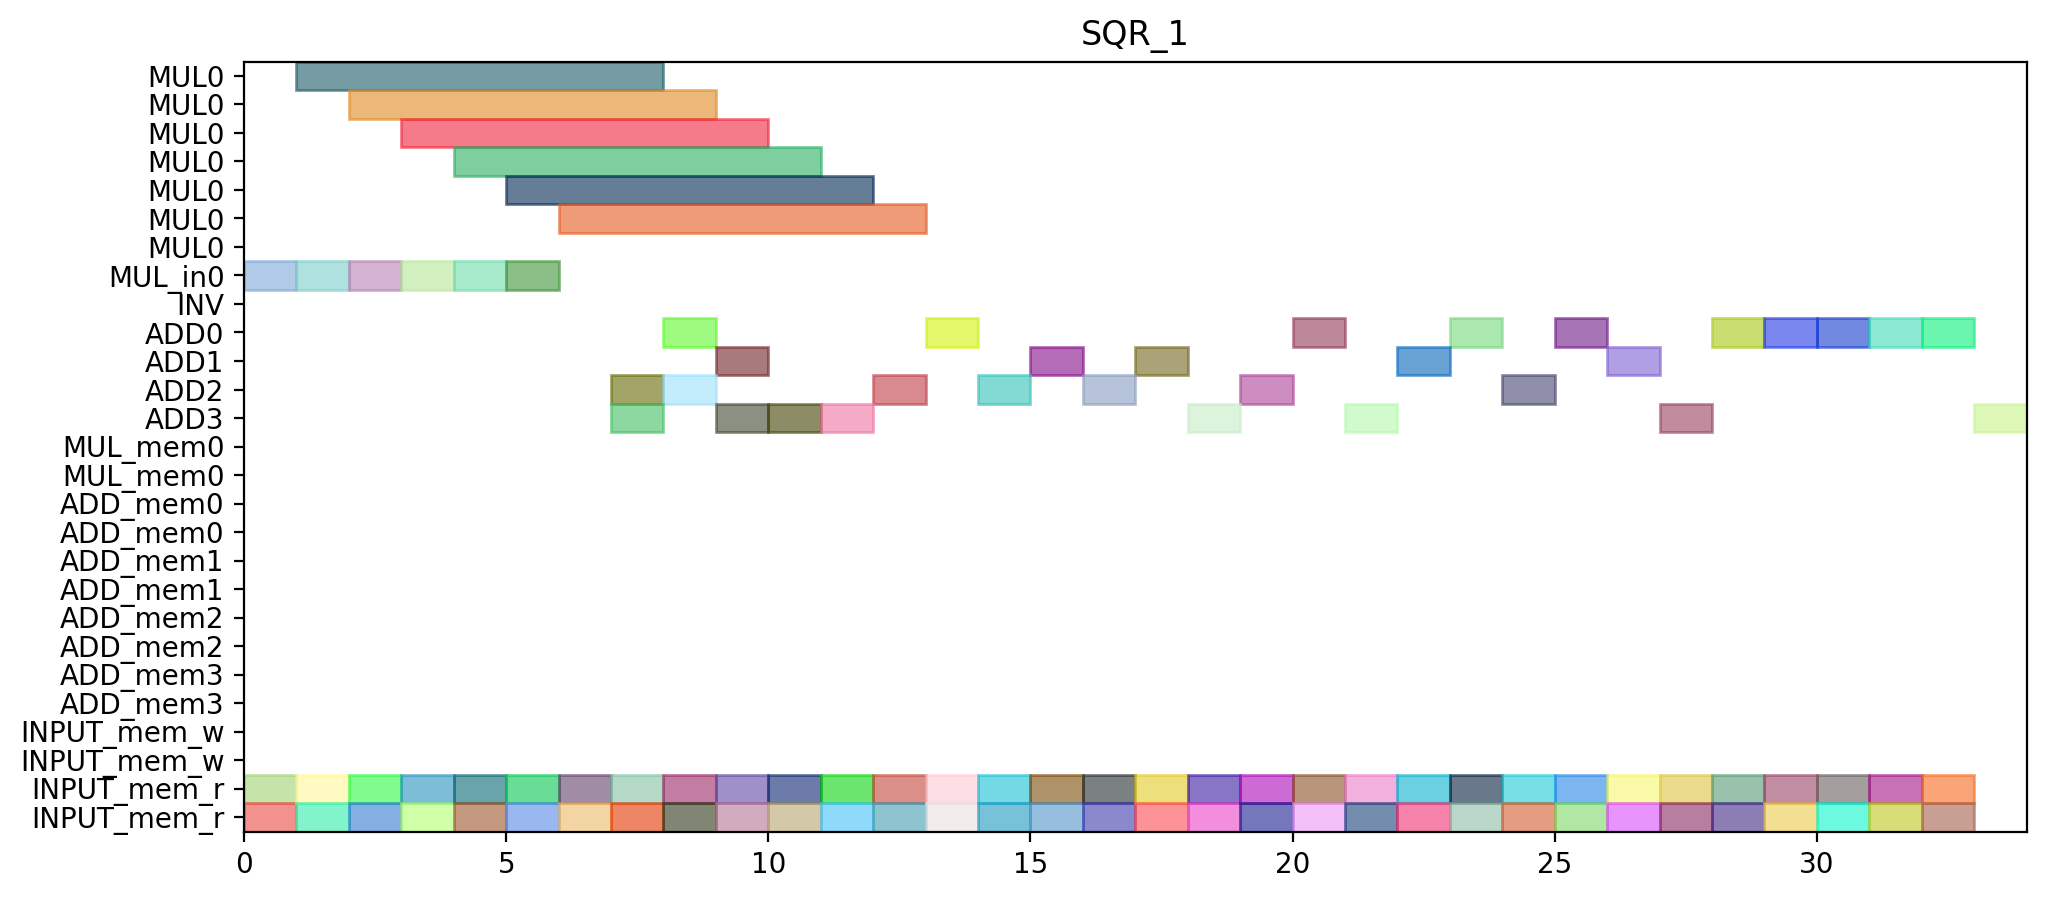

Recreate this plot in Python.
from pyschedule import Scenario, solvers, plotters, alt


def solve():
	horizon = 118
	S = Scenario("SQR_1", horizon=horizon)

	# resource
	MUL = S.Resources('MUL', num=1, size=7)
	MUL_in = S.Resources('MUL_in', num=1)
	INV = S.Resource('INV')
	ADD = S.Resources('ADD', num=4, periods=range(1, horizon))
	MUL_mem = S.Resources('MUL_mem', num=1, size=2)
	ADD_mem = S.Resources('ADD_mem', num=4, size=2)
	INPUT_mem_w = S.Resource('INPUT_mem_w', size=2)
	INPUT_mem_r = S.Resource('INPUT_mem_r', size=2)

	# result of previous scheduling
	c_t2_t3_t1_in = S.Task('c_t2_t3_t1_in', length=1, delay_cost=1)
	S += c_t2_t3_t1_in >= 0
	c_t2_t3_t1_in += MUL_in[0]

	c_t2_t3_t1_mem0 = S.Task('c_t2_t3_t1_mem0', length=1, delay_cost=1)
	S += c_t2_t3_t1_mem0 >= 0
	c_t2_t3_t1_mem0 += INPUT_mem_r

	c_t2_t3_t1_mem1 = S.Task('c_t2_t3_t1_mem1', length=1, delay_cost=1)
	S += c_t2_t3_t1_mem1 >= 0
	c_t2_t3_t1_mem1 += INPUT_mem_r

	c_t1_t3_t0_in = S.Task('c_t1_t3_t0_in', length=1, delay_cost=1)
	S += c_t1_t3_t0_in >= 1
	c_t1_t3_t0_in += MUL_in[0]

	c_t1_t3_t0_mem0 = S.Task('c_t1_t3_t0_mem0', length=1, delay_cost=1)
	S += c_t1_t3_t0_mem0 >= 1
	c_t1_t3_t0_mem0 += INPUT_mem_r

	c_t1_t3_t0_mem1 = S.Task('c_t1_t3_t0_mem1', length=1, delay_cost=1)
	S += c_t1_t3_t0_mem1 >= 1
	c_t1_t3_t0_mem1 += INPUT_mem_r

	c_t2_t3_t1 = S.Task('c_t2_t3_t1', length=7, delay_cost=1)
	S += c_t2_t3_t1 >= 1
	c_t2_t3_t1 += MUL[0]

	c_t1_t3_t0 = S.Task('c_t1_t3_t0', length=7, delay_cost=1)
	S += c_t1_t3_t0 >= 2
	c_t1_t3_t0 += MUL[0]

	c_t2_t3_t0_in = S.Task('c_t2_t3_t0_in', length=1, delay_cost=1)
	S += c_t2_t3_t0_in >= 2
	c_t2_t3_t0_in += MUL_in[0]

	c_t2_t3_t0_mem0 = S.Task('c_t2_t3_t0_mem0', length=1, delay_cost=1)
	S += c_t2_t3_t0_mem0 >= 2
	c_t2_t3_t0_mem0 += INPUT_mem_r

	c_t2_t3_t0_mem1 = S.Task('c_t2_t3_t0_mem1', length=1, delay_cost=1)
	S += c_t2_t3_t0_mem1 >= 2
	c_t2_t3_t0_mem1 += INPUT_mem_r

	c_t0_t3_t1_in = S.Task('c_t0_t3_t1_in', length=1, delay_cost=1)
	S += c_t0_t3_t1_in >= 3
	c_t0_t3_t1_in += MUL_in[0]

	c_t0_t3_t1_mem0 = S.Task('c_t0_t3_t1_mem0', length=1, delay_cost=1)
	S += c_t0_t3_t1_mem0 >= 3
	c_t0_t3_t1_mem0 += INPUT_mem_r

	c_t0_t3_t1_mem1 = S.Task('c_t0_t3_t1_mem1', length=1, delay_cost=1)
	S += c_t0_t3_t1_mem1 >= 3
	c_t0_t3_t1_mem1 += INPUT_mem_r

	c_t2_t3_t0 = S.Task('c_t2_t3_t0', length=7, delay_cost=1)
	S += c_t2_t3_t0 >= 3
	c_t2_t3_t0 += MUL[0]

	c_t0_t3_t1 = S.Task('c_t0_t3_t1', length=7, delay_cost=1)
	S += c_t0_t3_t1 >= 4
	c_t0_t3_t1 += MUL[0]

	c_t1_t3_t1_in = S.Task('c_t1_t3_t1_in', length=1, delay_cost=1)
	S += c_t1_t3_t1_in >= 4
	c_t1_t3_t1_in += MUL_in[0]

	c_t1_t3_t1_mem0 = S.Task('c_t1_t3_t1_mem0', length=1, delay_cost=1)
	S += c_t1_t3_t1_mem0 >= 4
	c_t1_t3_t1_mem0 += INPUT_mem_r

	c_t1_t3_t1_mem1 = S.Task('c_t1_t3_t1_mem1', length=1, delay_cost=1)
	S += c_t1_t3_t1_mem1 >= 4
	c_t1_t3_t1_mem1 += INPUT_mem_r

	c_t0_t3_t0_in = S.Task('c_t0_t3_t0_in', length=1, delay_cost=1)
	S += c_t0_t3_t0_in >= 5
	c_t0_t3_t0_in += MUL_in[0]

	c_t0_t3_t0_mem0 = S.Task('c_t0_t3_t0_mem0', length=1, delay_cost=1)
	S += c_t0_t3_t0_mem0 >= 5
	c_t0_t3_t0_mem0 += INPUT_mem_r

	c_t0_t3_t0_mem1 = S.Task('c_t0_t3_t0_mem1', length=1, delay_cost=1)
	S += c_t0_t3_t0_mem1 >= 5
	c_t0_t3_t0_mem1 += INPUT_mem_r

	c_t1_t3_t1 = S.Task('c_t1_t3_t1', length=7, delay_cost=1)
	S += c_t1_t3_t1 >= 5
	c_t1_t3_t1 += MUL[0]

	c_t0_t3_t0 = S.Task('c_t0_t3_t0', length=7, delay_cost=1)
	S += c_t0_t3_t0 >= 6
	c_t0_t3_t0 += MUL[0]

	c_t1_a1__x10_mem0 = S.Task('c_t1_a1__x10_mem0', length=1, delay_cost=1)
	S += c_t1_a1__x10_mem0 >= 6
	c_t1_a1__x10_mem0 += INPUT_mem_r

	c_t2_a1__x00_mem0 = S.Task('c_t2_a1__x00_mem0', length=1, delay_cost=1)
	S += c_t2_a1__x00_mem0 >= 6
	c_t2_a1__x00_mem0 += INPUT_mem_r

	c_t0_a1__x00_mem0 = S.Task('c_t0_a1__x00_mem0', length=1, delay_cost=1)
	S += c_t0_a1__x00_mem0 >= 7
	c_t0_a1__x00_mem0 += INPUT_mem_r

	c_t1_a1__x00_mem0 = S.Task('c_t1_a1__x00_mem0', length=1, delay_cost=1)
	S += c_t1_a1__x00_mem0 >= 7
	c_t1_a1__x00_mem0 += INPUT_mem_r

	c_t1_a1__x10 = S.Task('c_t1_a1__x10', length=1, delay_cost=1)
	S += c_t1_a1__x10 >= 7
	c_t1_a1__x10 += ADD[2]

	c_t2_a1__x00 = S.Task('c_t2_a1__x00', length=1, delay_cost=1)
	S += c_t2_a1__x00 >= 7
	c_t2_a1__x00 += ADD[3]

	c_t0_a1__x00 = S.Task('c_t0_a1__x00', length=1, delay_cost=1)
	S += c_t0_a1__x00 >= 8
	c_t0_a1__x00 += ADD[0]

	c_t0_a1__x10_mem0 = S.Task('c_t0_a1__x10_mem0', length=1, delay_cost=1)
	S += c_t0_a1__x10_mem0 >= 8
	c_t0_a1__x10_mem0 += INPUT_mem_r

	c_t1_a1__x00 = S.Task('c_t1_a1__x00', length=1, delay_cost=1)
	S += c_t1_a1__x00 >= 8
	c_t1_a1__x00 += ADD[2]

	c_t2_a1__x10_mem0 = S.Task('c_t2_a1__x10_mem0', length=1, delay_cost=1)
	S += c_t2_a1__x10_mem0 >= 8
	c_t2_a1__x10_mem0 += INPUT_mem_r

	c_t0_a1__x10 = S.Task('c_t0_a1__x10', length=1, delay_cost=1)
	S += c_t0_a1__x10 >= 9
	c_t0_a1__x10 += ADD[1]

	c_t1_t3_t3_mem0 = S.Task('c_t1_t3_t3_mem0', length=1, delay_cost=1)
	S += c_t1_t3_t3_mem0 >= 9
	c_t1_t3_t3_mem0 += INPUT_mem_r

	c_t1_t3_t3_mem1 = S.Task('c_t1_t3_t3_mem1', length=1, delay_cost=1)
	S += c_t1_t3_t3_mem1 >= 9
	c_t1_t3_t3_mem1 += INPUT_mem_r

	c_t2_a1__x10 = S.Task('c_t2_a1__x10', length=1, delay_cost=1)
	S += c_t2_a1__x10 >= 9
	c_t2_a1__x10 += ADD[3]

	c_t1_t3_t3 = S.Task('c_t1_t3_t3', length=1, delay_cost=1)
	S += c_t1_t3_t3 >= 10
	c_t1_t3_t3 += ADD[3]

	c_t4001_mem0 = S.Task('c_t4001_mem0', length=1, delay_cost=1)
	S += c_t4001_mem0 >= 10
	c_t4001_mem0 += INPUT_mem_r

	c_t4001_mem1 = S.Task('c_t4001_mem1', length=1, delay_cost=1)
	S += c_t4001_mem1 >= 10
	c_t4001_mem1 += INPUT_mem_r

	c_t0_t3_t3_mem0 = S.Task('c_t0_t3_t3_mem0', length=1, delay_cost=1)
	S += c_t0_t3_t3_mem0 >= 11
	c_t0_t3_t3_mem0 += INPUT_mem_r

	c_t0_t3_t3_mem1 = S.Task('c_t0_t3_t3_mem1', length=1, delay_cost=1)
	S += c_t0_t3_t3_mem1 >= 11
	c_t0_t3_t3_mem1 += INPUT_mem_r

	c_t4001 = S.Task('c_t4001', length=1, delay_cost=1)
	S += c_t4001 >= 11
	c_t4001 += ADD[3]

	c_t0_t3_t2_mem0 = S.Task('c_t0_t3_t2_mem0', length=1, delay_cost=1)
	S += c_t0_t3_t2_mem0 >= 12
	c_t0_t3_t2_mem0 += INPUT_mem_r

	c_t0_t3_t2_mem1 = S.Task('c_t0_t3_t2_mem1', length=1, delay_cost=1)
	S += c_t0_t3_t2_mem1 >= 12
	c_t0_t3_t2_mem1 += INPUT_mem_r

	c_t0_t3_t3 = S.Task('c_t0_t3_t3', length=1, delay_cost=1)
	S += c_t0_t3_t3 >= 12
	c_t0_t3_t3 += ADD[2]

	c_t0_t3_t2 = S.Task('c_t0_t3_t2', length=1, delay_cost=1)
	S += c_t0_t3_t2 >= 13
	c_t0_t3_t2 += ADD[0]

	c_t3010_mem0 = S.Task('c_t3010_mem0', length=1, delay_cost=1)
	S += c_t3010_mem0 >= 13
	c_t3010_mem0 += INPUT_mem_r

	c_t3010_mem1 = S.Task('c_t3010_mem1', length=1, delay_cost=1)
	S += c_t3010_mem1 >= 13
	c_t3010_mem1 += INPUT_mem_r

	c_t3001_mem0 = S.Task('c_t3001_mem0', length=1, delay_cost=1)
	S += c_t3001_mem0 >= 14
	c_t3001_mem0 += INPUT_mem_r

	c_t3001_mem1 = S.Task('c_t3001_mem1', length=1, delay_cost=1)
	S += c_t3001_mem1 >= 14
	c_t3001_mem1 += INPUT_mem_r

	c_t3010 = S.Task('c_t3010', length=1, delay_cost=1)
	S += c_t3010 >= 14
	c_t3010 += ADD[2]

	c_t2_t11_mem0 = S.Task('c_t2_t11_mem0', length=1, delay_cost=1)
	S += c_t2_t11_mem0 >= 15
	c_t2_t11_mem0 += INPUT_mem_r

	c_t2_t11_mem1 = S.Task('c_t2_t11_mem1', length=1, delay_cost=1)
	S += c_t2_t11_mem1 >= 15
	c_t2_t11_mem1 += INPUT_mem_r

	c_t3001 = S.Task('c_t3001', length=1, delay_cost=1)
	S += c_t3001 >= 15
	c_t3001 += ADD[1]

	c_t0_t10_mem0 = S.Task('c_t0_t10_mem0', length=1, delay_cost=1)
	S += c_t0_t10_mem0 >= 16
	c_t0_t10_mem0 += INPUT_mem_r

	c_t0_t10_mem1 = S.Task('c_t0_t10_mem1', length=1, delay_cost=1)
	S += c_t0_t10_mem1 >= 16
	c_t0_t10_mem1 += INPUT_mem_r

	c_t2_t11 = S.Task('c_t2_t11', length=1, delay_cost=1)
	S += c_t2_t11 >= 16
	c_t2_t11 += ADD[2]

	c_t0_t10 = S.Task('c_t0_t10', length=1, delay_cost=1)
	S += c_t0_t10 >= 17
	c_t0_t10 += ADD[1]

	c_t3000_mem0 = S.Task('c_t3000_mem0', length=1, delay_cost=1)
	S += c_t3000_mem0 >= 17
	c_t3000_mem0 += INPUT_mem_r

	c_t3000_mem1 = S.Task('c_t3000_mem1', length=1, delay_cost=1)
	S += c_t3000_mem1 >= 17
	c_t3000_mem1 += INPUT_mem_r

	c_t1_t3_t2_mem0 = S.Task('c_t1_t3_t2_mem0', length=1, delay_cost=1)
	S += c_t1_t3_t2_mem0 >= 18
	c_t1_t3_t2_mem0 += INPUT_mem_r

	c_t1_t3_t2_mem1 = S.Task('c_t1_t3_t2_mem1', length=1, delay_cost=1)
	S += c_t1_t3_t2_mem1 >= 18
	c_t1_t3_t2_mem1 += INPUT_mem_r

	c_t3000 = S.Task('c_t3000', length=1, delay_cost=1)
	S += c_t3000 >= 18
	c_t3000 += ADD[3]

	c_t1_t3_t2 = S.Task('c_t1_t3_t2', length=1, delay_cost=1)
	S += c_t1_t3_t2 >= 19
	c_t1_t3_t2 += ADD[2]

	c_t2_t3_t2_mem0 = S.Task('c_t2_t3_t2_mem0', length=1, delay_cost=1)
	S += c_t2_t3_t2_mem0 >= 19
	c_t2_t3_t2_mem0 += INPUT_mem_r

	c_t2_t3_t2_mem1 = S.Task('c_t2_t3_t2_mem1', length=1, delay_cost=1)
	S += c_t2_t3_t2_mem1 >= 19
	c_t2_t3_t2_mem1 += INPUT_mem_r

	c_t2_t3_t2 = S.Task('c_t2_t3_t2', length=1, delay_cost=1)
	S += c_t2_t3_t2 >= 20
	c_t2_t3_t2 += ADD[0]

	c_t4000_mem0 = S.Task('c_t4000_mem0', length=1, delay_cost=1)
	S += c_t4000_mem0 >= 20
	c_t4000_mem0 += INPUT_mem_r

	c_t4000_mem1 = S.Task('c_t4000_mem1', length=1, delay_cost=1)
	S += c_t4000_mem1 >= 20
	c_t4000_mem1 += INPUT_mem_r

	c_t2_t10_mem0 = S.Task('c_t2_t10_mem0', length=1, delay_cost=1)
	S += c_t2_t10_mem0 >= 21
	c_t2_t10_mem0 += INPUT_mem_r

	c_t2_t10_mem1 = S.Task('c_t2_t10_mem1', length=1, delay_cost=1)
	S += c_t2_t10_mem1 >= 21
	c_t2_t10_mem1 += INPUT_mem_r

	c_t4000 = S.Task('c_t4000', length=1, delay_cost=1)
	S += c_t4000 >= 21
	c_t4000 += ADD[3]

	c_t1_t11_mem0 = S.Task('c_t1_t11_mem0', length=1, delay_cost=1)
	S += c_t1_t11_mem0 >= 22
	c_t1_t11_mem0 += INPUT_mem_r

	c_t1_t11_mem1 = S.Task('c_t1_t11_mem1', length=1, delay_cost=1)
	S += c_t1_t11_mem1 >= 22
	c_t1_t11_mem1 += INPUT_mem_r

	c_t2_t10 = S.Task('c_t2_t10', length=1, delay_cost=1)
	S += c_t2_t10 >= 22
	c_t2_t10 += ADD[1]

	c_t1_t11 = S.Task('c_t1_t11', length=1, delay_cost=1)
	S += c_t1_t11 >= 23
	c_t1_t11 += ADD[0]

	c_t3011_mem0 = S.Task('c_t3011_mem0', length=1, delay_cost=1)
	S += c_t3011_mem0 >= 23
	c_t3011_mem0 += INPUT_mem_r

	c_t3011_mem1 = S.Task('c_t3011_mem1', length=1, delay_cost=1)
	S += c_t3011_mem1 >= 23
	c_t3011_mem1 += INPUT_mem_r

	c_t0_t11_mem0 = S.Task('c_t0_t11_mem0', length=1, delay_cost=1)
	S += c_t0_t11_mem0 >= 24
	c_t0_t11_mem0 += INPUT_mem_r

	c_t0_t11_mem1 = S.Task('c_t0_t11_mem1', length=1, delay_cost=1)
	S += c_t0_t11_mem1 >= 24
	c_t0_t11_mem1 += INPUT_mem_r

	c_t3011 = S.Task('c_t3011', length=1, delay_cost=1)
	S += c_t3011 >= 24
	c_t3011 += ADD[2]

	c_t0_t11 = S.Task('c_t0_t11', length=1, delay_cost=1)
	S += c_t0_t11 >= 25
	c_t0_t11 += ADD[0]

	c_t1_t10_mem0 = S.Task('c_t1_t10_mem0', length=1, delay_cost=1)
	S += c_t1_t10_mem0 >= 25
	c_t1_t10_mem0 += INPUT_mem_r

	c_t1_t10_mem1 = S.Task('c_t1_t10_mem1', length=1, delay_cost=1)
	S += c_t1_t10_mem1 >= 25
	c_t1_t10_mem1 += INPUT_mem_r

	c_t1_t10 = S.Task('c_t1_t10', length=1, delay_cost=1)
	S += c_t1_t10 >= 26
	c_t1_t10 += ADD[1]

	c_t2_t3_t3_mem0 = S.Task('c_t2_t3_t3_mem0', length=1, delay_cost=1)
	S += c_t2_t3_t3_mem0 >= 26
	c_t2_t3_t3_mem0 += INPUT_mem_r

	c_t2_t3_t3_mem1 = S.Task('c_t2_t3_t3_mem1', length=1, delay_cost=1)
	S += c_t2_t3_t3_mem1 >= 26
	c_t2_t3_t3_mem1 += INPUT_mem_r

	c_t2_t3_t3 = S.Task('c_t2_t3_t3', length=1, delay_cost=1)
	S += c_t2_t3_t3 >= 27
	c_t2_t3_t3 += ADD[3]


	# new tasks
	c_t4010 = S.Task('c_t4010', length=1, delay_cost=1)
	c_t4010 += alt(ADD)

	c_t4010_mem0 = S.Task('c_t4010_mem0', length=1, delay_cost=1)
	c_t4010_mem0 += INPUT_mem_r
	S += c_t4010_mem0 <= c_t4010

	c_t4010_mem1 = S.Task('c_t4010_mem1', length=1, delay_cost=1)
	c_t4010_mem1 += INPUT_mem_r
	S += c_t4010_mem1 <= c_t4010

	c_t4011 = S.Task('c_t4011', length=1, delay_cost=1)
	c_t4011 += alt(ADD)

	c_t4011_mem0 = S.Task('c_t4011_mem0', length=1, delay_cost=1)
	c_t4011_mem0 += INPUT_mem_r
	S += c_t4011_mem0 <= c_t4011

	c_t4011_mem1 = S.Task('c_t4011_mem1', length=1, delay_cost=1)
	c_t4011_mem1 += INPUT_mem_r
	S += c_t4011_mem1 <= c_t4011

	c_t5000 = S.Task('c_t5000', length=1, delay_cost=1)
	c_t5000 += alt(ADD)

	c_t5000_mem0 = S.Task('c_t5000_mem0', length=1, delay_cost=1)
	c_t5000_mem0 += INPUT_mem_r
	S += c_t5000_mem0 <= c_t5000

	c_t5000_mem1 = S.Task('c_t5000_mem1', length=1, delay_cost=1)
	c_t5000_mem1 += INPUT_mem_r
	S += c_t5000_mem1 <= c_t5000

	c_t5001 = S.Task('c_t5001', length=1, delay_cost=1)
	c_t5001 += alt(ADD)

	c_t5001_mem0 = S.Task('c_t5001_mem0', length=1, delay_cost=1)
	c_t5001_mem0 += INPUT_mem_r
	S += c_t5001_mem0 <= c_t5001

	c_t5001_mem1 = S.Task('c_t5001_mem1', length=1, delay_cost=1)
	c_t5001_mem1 += INPUT_mem_r
	S += c_t5001_mem1 <= c_t5001

	c_t5010 = S.Task('c_t5010', length=1, delay_cost=1)
	c_t5010 += alt(ADD)

	c_t5010_mem0 = S.Task('c_t5010_mem0', length=1, delay_cost=1)
	c_t5010_mem0 += INPUT_mem_r
	S += c_t5010_mem0 <= c_t5010

	c_t5010_mem1 = S.Task('c_t5010_mem1', length=1, delay_cost=1)
	c_t5010_mem1 += INPUT_mem_r
	S += c_t5010_mem1 <= c_t5010

	c_t5011 = S.Task('c_t5011', length=1, delay_cost=1)
	c_t5011 += alt(ADD)

	c_t5011_mem0 = S.Task('c_t5011_mem0', length=1, delay_cost=1)
	c_t5011_mem0 += INPUT_mem_r
	S += c_t5011_mem0 <= c_t5011

	c_t5011_mem1 = S.Task('c_t5011_mem1', length=1, delay_cost=1)
	c_t5011_mem1 += INPUT_mem_r
	S += c_t5011_mem1 <= c_t5011

	solvers.mip.solve(S,msg=1,kind='CPLEX',ratio_gap=1.01)

	solution = [['hoge']*len(S.solution()[1]) for i in range(len(S.solution()))]
	for i in range(len(S.solution())):
		for j in range(len(S.solution()[i])):
			solution[i][j]=str(S.solution()[i][j])
	print(solution)

	cycles = int(solution[-1][3])

	pic_file_name = "/home/mfukuda/pairing_automation_design2/bls12-1150/scheduling/SQR_mul1_add4/SQR_1.png"
	if(S.solution() != []):
		plotters.matplotlib.plot(S,img_filename=pic_file_name, vertical_text=True, fig_size=(cycles*0.25+3, 5), show_task_labels=False)

	return solution
